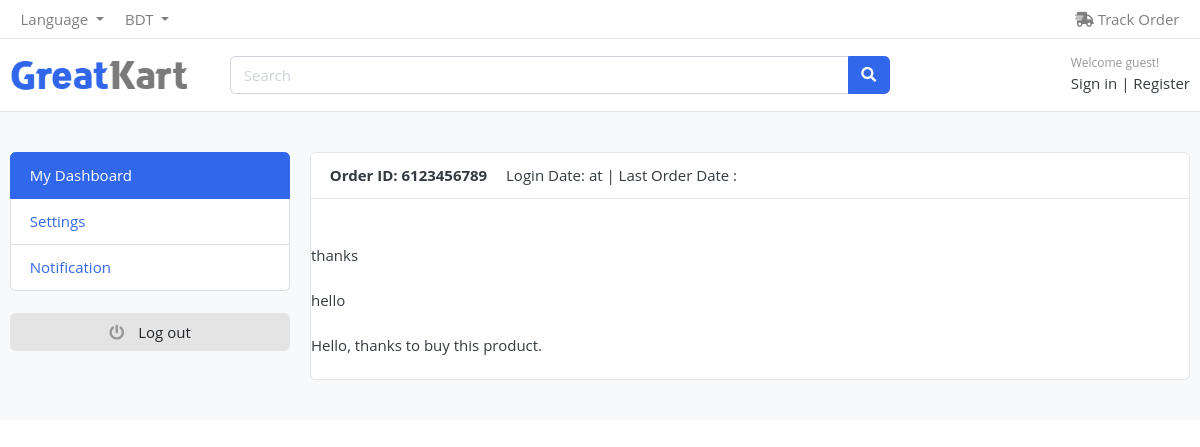
Page /auth/notifications/ on the earlier database version.
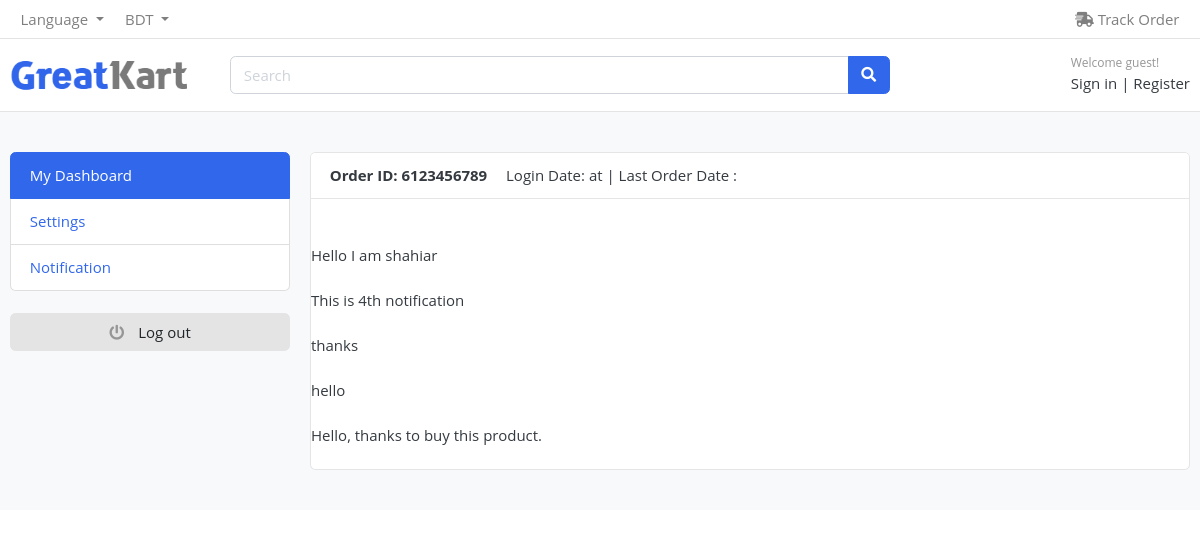
Same page on the later database version.
### chat_notification/models.py (models this page shows, shortened)
class Notification(models.Model):
	message = models.TextField(blank=True, null=True)
	created_at = models.DateTimeField(auto_now_add=True,blank=True, null=True )
	class Meta:
		ordering = ['-created_at']

### user_auth/views/dashboard/dashboard_options/notification.py (the view)
# urls.py: path('notifications/', notification, name='notification'),
def notification(request):
    notifications = Notification.objects.all()
    context={
        'notifications':notifications,
    }
    return render(request, 'dashboard/notification.html', context)

### chat_notification/context_processor.py (called while the page is built)
def  notification_context_processor(request):
    all_notification = Notification.objects.all()
    return {'all_notification': all_notification}

### product_categories/views/brand_context_processor.py (called while the page is built)
def brands(request):
    brand_name = Product_Brand.objects.all()
    return {'brand_name': brand_name}

### product_categories/views/category_context_processors.py (called while the page is built)
def categories(request):
    category_name = Product_Categories.objects.all()
    return {'category_name' : category_name}

### system_setting/models/contact.py (called while the page is built)
    def __str__(self) -> str:
        return self.country_name

### system_setting/views/contact_and_details.py (called while the page is built)
def contact_and_details(request):
    get_contact = Contact.objects.first()
    get_product = Products.objects.all()[:4]
    print(get_contact)
    return {'get_contact': get_contact, 'get_product':get_product,}

### templates/dashboard/notification.html (shortened to what this page needs)
{% extends 'base/base.html' %}
{% load static %}
{% block headers %}
{% include 'include/main_include_file.html' %}
{% endblock headers %}
{% block body %}
<section class="section-conten padding-y bg">
    <div class="container">
        <div class="row">
        {% include "dashboard/user_options.html" %}
            <main class="col-md-9">
                <article class="card">
                <header class="card-header">
                    <strong class="d-inline-block mr-3">Order ID: 6123456789</strong>
                    <span>Login Date: {{ user.last_login|date:"F j, Y" }} at {{ user.last_login|time:"g:i A" }}</span> |
                    <span>Last Order Date : {{get_order.created}} </span>
                </header>
                {% for notification in notifications %}
                    <div >
                       {{notification.message}}
                    </div>
                    {% endfor %}
            </main>
        </div>
    </div>
</section>
{% endblock body %}

Differences in the rows shown:
added Notification: message "Hello I am shahiar"
added Notification: message "This is 4th notification"
